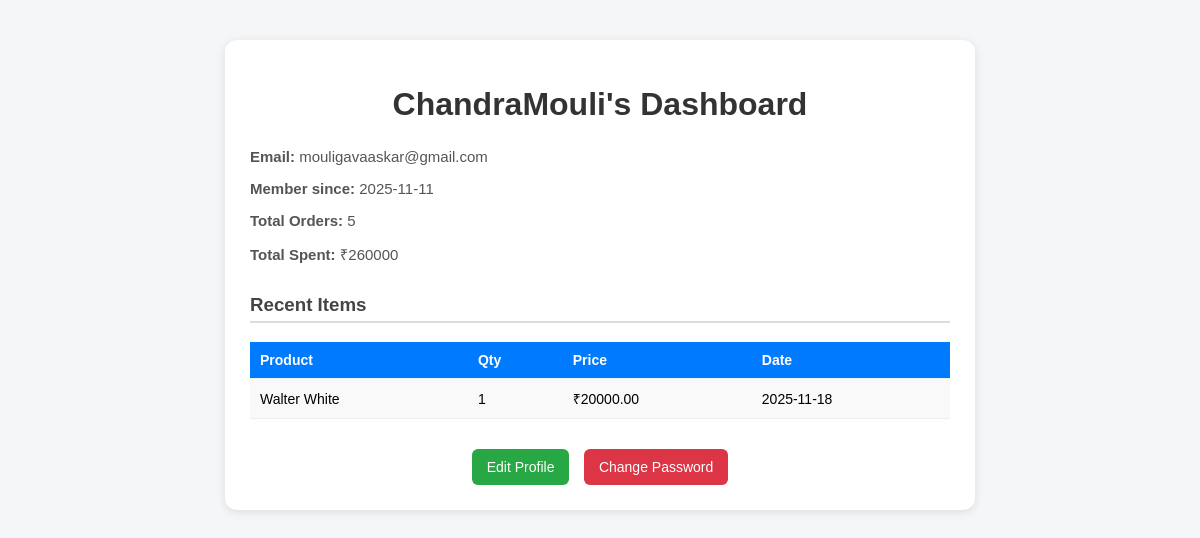
/profile/ (signed in), run on the app's committed database.
### Commerce/models.py (models this page shows, shortened)
class OrderItem(models.Model):
    order = models.ForeignKey(Order, on_delete=models.CASCADE, related_name='items')
    product = models.ForeignKey(Product, on_delete=models.CASCADE)
    quantity = models.PositiveIntegerField(default=1)
    price = models.DecimalField(max_digits=10, decimal_places=2)

class Product(models.Model):
    name = models.CharField(max_length=100)
    description = models.TextField()
    price = models.DecimalField(max_digits=10, decimal_places=2)
    stock = models.IntegerField()
    image = models.ImageField(upload_to='products/', null=True, blank=True)

class Order(models.Model):
    PAYMENT_CHOICES = [
        ('COD', 'Cash on Delivery'),
        ('PAID', 'Paid (Dummy)')
    ]
    user = models.ForeignKey(User, on_delete=models.CASCADE)
    created_at = models.DateTimeField(auto_now_add=True)
    total_amount = models.DecimalField(max_digits=10, decimal_places=2)
    payment_method = models.CharField(max_length=10, choices=PAYMENT_CHOICES, default='COD')
    payment_status = models.CharField(max_length=20, default='Pending')

### Commerce/views.py (the view)
# urls.py: path('profile/', views.profile_dashboard, name='profile'),
@login_required
def profile_dashboard(request):
    user = request.user
    orders = Order.objects.filter(user=user)
    total_orders = orders.count()
    total_spent = orders.aggregate(Sum('total_amount'))['total_amount__sum'] or 0
    recent_items = OrderItem.objects.filter(
        order__user=user
    ).order_by(
        '-order__created_at'
    )[:5]
    return render(request, 'profile_dashboard.html', {
        'user': user,
        'total_orders': total_orders,
        'total_spent': total_spent,
        'recent_items': recent_items,
    })

### templates/profile_dashboard.html (shortened to what this page needs)
{% load static %}
<!DOCTYPE html>
<html>
<head>
  <link rel="stylesheet" href="{% static 'profile_dashboard.css' %}">
</head>
<body>
  <div class="dashboard-container">
    <h1>
      {{ user.username }}'s Dashboard
    </h1>
    <p><strong>Email:</strong> {{ user.email }}</p>
    <p><strong>Member since:</strong> {{ user.date_joined|date:"Y-m-d" }}</p>
    <p><strong>Total Orders:</strong> {{ total_orders }}</p>
    <p><strong>Total Spent:</strong> ₹{{ total_spent }}</p>
    <h3>
      Recent Items
    </h3>
    {% if recent_items %}
    <table>
      <tr>
        <th>Product</th>
        <th>Qty</th>
        <th>Price</th>
        <th>Date</th>
      </tr>
      {% for item in recent_items %}
      <tr>
        <td>{{ item.product.name }}</td>
        <td>{{ item.quantity }}</td>
        <td>₹{{ item.price }}</td>
        <td>{{ item.order.created_at|date:"Y-m-d" }}</td>
      </tr>
      {% endfor %}
    </table>
    {% else %}
      <p class="no-purchases">No recent purchases.</p>
    {% endif %}
    <div class="action-buttons">
      <a href="{% url 'edit_profile' %}" class="btn-edit">Edit Profile</a>
      <a href="{% url 'change_password' %}" class="btn-password">Change Password</a>
    </div>
  </div>
</body>
</html>

### static/profile_dashboard.css (style rules this page uses)
body { font-family: Arial, sans-serif; background: #f5f6f7; margin: 0; padding: 20px; }
.dashboard-container { max-width: 700px; margin: 20px auto; background: #fff; padding: 25px; border-radius: 12px; box-shadow: 0 2px 10px rgba(0,0,0,0.1); }
.dashboard-container h1 { text-align: center; color: #333; margin-bottom: 25px; }
.dashboard-container p { font-size: 15px; color: #555; }
.dashboard-container p strong { font-weight: bold; }
h3 { margin-top: 30px; color: #444; border-bottom: 2px solid #ddd; padding-bottom: 5px; }
table { width: 100%; border-collapse: collapse; margin-top: 15px; font-size: 14px; }
table tr { background: #f9f9f9; border-bottom: 1px solid #eee; }
table tr:first-child { background: #007bff; color: #fff; }
table th, table td { padding: 10px; text-align: left; }
.action-buttons { margin-top: 30px; text-align: center; }
.btn-edit { background: #28a745; color: white; padding: 10px 15px; border-radius: 6px; text-decoration: none; font-size: 14px; margin-right: 10px; display: inline-block; }
.btn-password { background: #dc3545; color: white; padding: 10px 15px; border-radius: 6px; text-decoration: none; font-size: 14px; display: inline-block; }

### data on the page
OrderItem: product.name "Walter White", quantity "1", price "20000.00", order.created_at "2025-11-18"

### other printed values
{{ user.username }} "ChandraMouli"
{{ user.email }} "mouligavaaskar@gmail.com"
{{ user.date_joined|date:"Y-m-d" }} "2025-11-11"
{{ total_orders }} "5"
{{ total_spent }} "260000"
